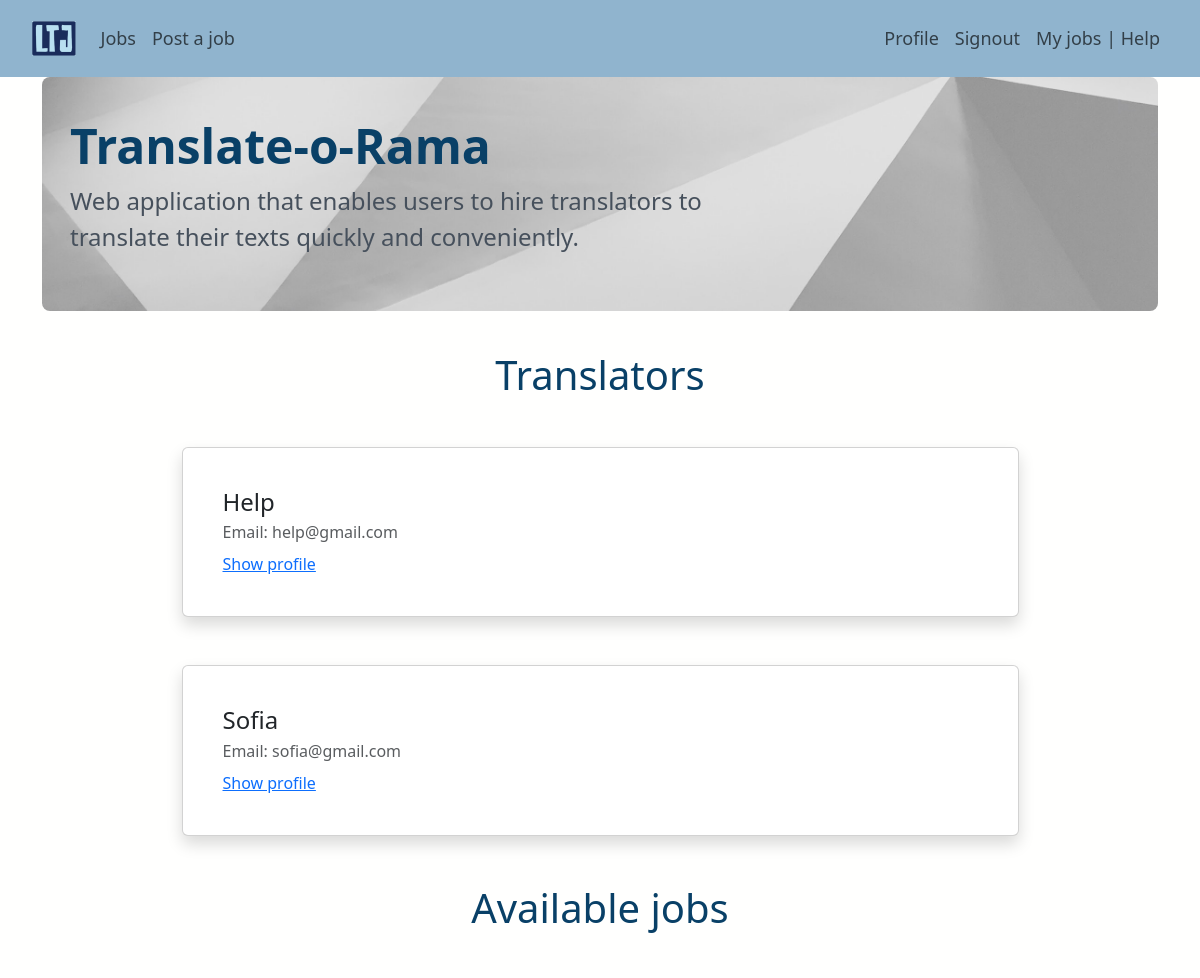
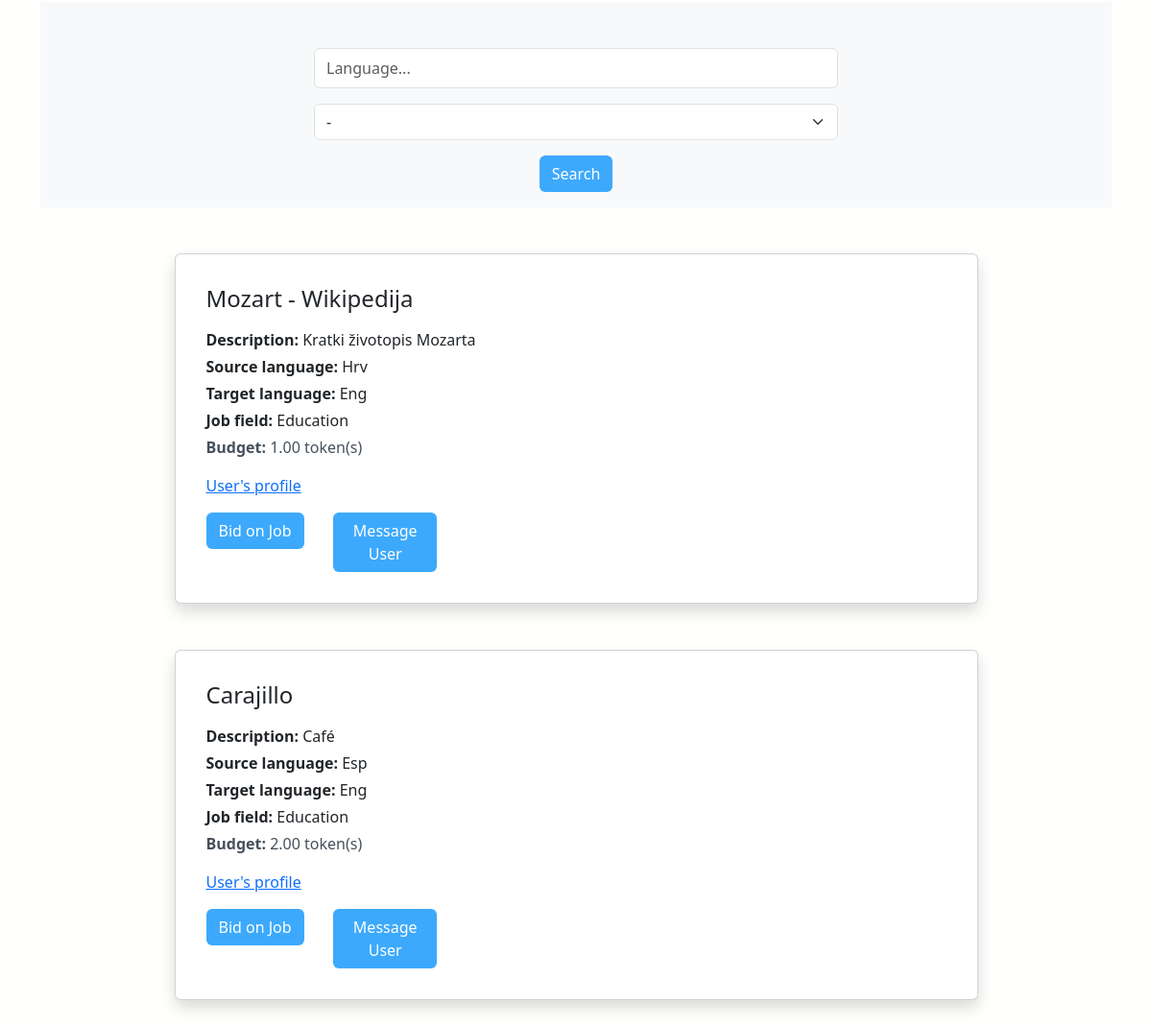
The app's page / (signed in) with its own data (2 pictures, top to bottom).
### app/models.py (models this page shows, shortened)
class UserProfile(models.Model):
    user = models.OneToOneField(User, on_delete=models.CASCADE)
    token_balance = models.DecimalField(default=0.0, max_digits=5, decimal_places=2)
    is_translator = models.BooleanField(default=False)

class Job(models.Model):
    user = models.ForeignKey(User, on_delete=models.CASCADE, related_name="user")
    title = models.TextField(blank=False, unique=True)
    description = models.TextField(blank=False)
    source_language = models.TextField(blank=False)
    target_language = models.TextField(blank=False)
    job_field = models.CharField(
        max_length=15,
        choices=JobField.JOB_CHOICES,
        default=JobField.LITERATURE,
    )
    budget = models.DecimalField(max_digits=10, decimal_places=2, default=0.0)
    text = models.TextField(blank=False)
    assigned_to = models.ForeignKey(
        "JobBid",
        on_delete=models.CASCADE,
        blank=True,
        null=True,
        related_name="assigned_to",
    )
    is_assigned = models.BooleanField(default=False)
    is_completed = models.BooleanField(default=False)
    translator = models.ForeignKey(
        User,
        on_delete=models.SET_NULL,
        blank=True,
        null=True,
        related_name="set_as_translator_of_job",
    )
    translation = models.TextField(blank=True, null=True)
    dispute = models.ForeignKey(
        Dispute,
        on_delete=models.SET_NULL,
        blank=True,
        null=True,
        related_name="dispute_for_completed_job",
    )

### app/views.py (the view)
# urls.py: 2. Add a URL to urlpatterns:  path('', views.home, name='home')
def home(request):
    user = request.user
    translators = UserProfile.objects.filter(Q(is_translator=True))
    available_jobs = Job.objects.filter(
        Q(is_assigned=False),
        Q(is_completed=False),
    )
    job_fields = JobField.objects.all()
    job_field_query = request.GET.get("job_field")
    target_language_query = request.GET.get("target_language")
    source_language_query = request.GET.get("target_language")
    if (
        target_language_query != ""
        and target_language_query is not None
        and job_field_query != ""
        and job_field_query is not None
    ):
        available_jobs = available_jobs.filter(
            Q(job_field__icontains=job_field_query),
            Q(target_language__icontains=target_language_query)
            | Q(source_language__icontains=source_language_query),
        ).distinct()
    elif target_language_query != "" and target_language_query is not None:
        available_jobs = available_jobs.filter(
            Q(target_language__icontains=target_language_query)
            | Q(source_language__icontains=source_language_query)
        )
    elif job_field_query != "" and job_field_query is not None:
        available_jobs = available_jobs.filter(job_field__icontains=job_field_query)
    context = {
        "translators": translators,
        "available_jobs": available_jobs,
        "user": user,
        "job_fields": job_fields,
    }
    return render(request, "app/home.html", context)

### app/templates/app/home.html (shortened to what this page needs)
{% extends 'app/base.html' %}
{% block content %}
        <h1 class="text-center mt-3">Translators</h3>
        {% for translator in translators %}
                {% include 'includes/user_card.html' with user=translator %}
                {% empty %}
                <div class="row">
                No translators.
                </div>
        {% endfor %}
        <h1 class="text-center mt-5">Available jobs</h3>
        <div class="row mx-auto mt-5 pt-5 pb-3 bg-light">
            <form method="GET" action="{% url 'home_path' %}">
                <div class="form-row w-50 mx-auto">
                    <div class="form-group col-12">
                        <div class="input-group">
                            <input class="form-control py-2 border-right-0 border" type="search" name="target_language" placeholder="Language..." />
                        </div>
                    </div>
                </div>
                <select class="form-select w-50 mx-auto mt-3"  name="job_field" aria-label="Default select example">
                    <option value="">-</option>
                </select>
                <div class="mx-auto text-center mt-3">
                    <button class="btn custom-btn " type="submit">Search</button>
                </div>
        </form>
        </div>
        {% for job in available_jobs %}
                {% include 'includes/unassigned_jobs.html' with job=job user=user %}
                {% empty %}
                <div class="row">
                        No jobs posted.
                </div>
        {% endfor %}
{% endblock content %}

### app/templates/app/base.html (shortened to what this page needs)
<!DOCTYPE html>
{% load static %}
<html>
  <head>
    <link href="https://cdn.jsdelivr.net/npm/bootstrap@5.3.0-alpha1/dist/css/bootstrap.min.css" rel="stylesheet">
    <link rel="stylesheet" href="https://cdn.jsdelivr.net/npm/bootstrap-icons@1.10.3/font/bootstrap-icons.css">
    <link rel="stylesheet" href="{% static 'app/css/base.css' %}">
  </head>
  <body>
    <nav class="navbar navbar-expand-lg">
        <div class="container-fluid  p-2 ms-4 me-4">
            <a class="navbar-brand" href="{% url 'home_path' %}"><img class="logo" src="../../static/app/images/p-logo.webp"></a>
            <div class="collapse navbar-collapse" id="navbarText">
              {% if user.is_authenticated %}
                <ul class="navbar-nav me-auto mb-2 mb-lg-0">
                  <li class="nav-item">
                      <a class="nav-link" aria-current="page" href="{% url 'app:jobs' %}">Jobs</a>
                  </li>
                    <li class="nav-item">
                    <a class="nav-link" href="{% url 'app:post_job' %}">Post a job</a>
                    </li>
                </ul>
                <ul class="navbar-nav ms-auto mb-2 mb-lg-0">
                    <li class="nav-item">
                      <a class="nav-link" href="{% url 'app:profile' user.id %}">Profile</a>
                    </li>
                    <li class="nav-item">
                      <a class="nav-link" href="{% url 'logout' %}"> Signout</a>
                    </li>
                    <li class="nav-item">
                      <a class="nav-link" href="{% url 'app:dashboard' %}"> My jobs | {{user.username}}</a>
                    </li>
              {% endif %}
            </ul>
          </div>
        </div>
    </nav>
    <div class="content container">
      <div class="row">
        <div class="col-md-12">
            <div class="p-3 mb-4 rounded-3  jumbotron-container">
                <div class="container-fluid py-4">
                    <h1 class="display-5 fw-bold">Translate-o-Rama</h1>
                    <p class="col-md-8 fs-4">Web application that enables users to hire translators to translate their texts quickly and conveniently.</p>
                </div>
            </div>
        </div>
      </div>
      <div class="row">
        <div class="col-md-12">
          {% block content %}
          {% endblock %}
        </div>
      </div>
    </div>
  </body>
</html>

### app/templates/includes/user_card.html
<div class="card mt-5 w-75 mx-auto shadow p-3 mb-5 bg-white rounded">
    <div class="card-body m-2 ">
      <h4 class="card-title">{{ user.user.username }}</h4>
      <div class="card-subtitle mb-2 text-muted">Email: {{ user.user.email }} </div>
      <div class="card-text"><a href="{% url 'app:profile' user.user.id %}">Show profile</a></div>
    </div>
  </div>

### app/templates/includes/unassigned_jobs.html (shortened to what this page needs)
  <div class="card mt-5 w-75 mx-auto shadow p-3 mb-5 bg-white rounded">
    <div class="card-body ">
        <h4 class="card-title">{{ job.title }}</h4>
        <div class="card-subtitle mt-3"><b>Description:</b> {{ job.description }}</div>
        <div class="card-text mt-1"><b>Source language:</b>  {{ job.source_language }}</div>
        <div class="card-text mt-1"><b>Target language:</b>  {{ job.target_language }}</div>
        <div class="card-text mt-1"><b>Job field:</b>  {{ job.job_field }}</div>
        <p class="card-text mt-1"><b>Budget:</b>  {{ job.budget }} token(s)</p>
        <p class="card-text mt-1"><a href="{% url 'app:profile' job.user.id %}">User's profile</a></p>
        {% if user.userprofile.is_translator and user != job.user %}
        <div class="row">
            <form action="{% url 'app:jobs_bid' job.id %}" method="POST" class="col-2">
                <button type="submit" class="btn custom-btn">Bid on Job</button>
            </form>
            <form action="{% url 'app:message_user' job.id %}" method="POST" class="col-2">
                <button type="submit" class="btn custom-btn">Message User</a>
            </form>
        </div>
        {% else %}
        <form action="{% url 'app:message_user' job.id %}" method="POST" class="col-2">
            {% csrf_token %}
            <button type="submit" class="btn custom-btn">Message User</a>
        </form>
        {% endif %}
    </div>
  </div>

### app/static/app/css/base.css (style rules this page uses)
body { background-color: #fffffe; }
h1 { color: #094067; }
p { color: #46505C; }
nav { background-color: #90b4ce; color: #2A3139; }
.nav-link { font-size: 18px !important; }
.jumbotron-container { background-image: url("../images/background2.jpg"); background-size: cover; }
.custom-btn { background-color: #3da9fc; color: #fffffe; }
.logo { max-height: 35px; }

### records on screen
UserProfile: user.username "Help", user.email "help@gmail.com"
UserProfile: user.username "Sofia", user.email "sofia@gmail.com"
Job: title "Mozart - Wikipedija", description "Kratki životopis Mozarta", source_language "Hrv", target_language "Eng", job_field "Education", budget "1.00", shows "Bid on Job"
Job: title "Carajillo", description "Café", source_language "Esp", target_language "Eng", job_field "Education", budget "2.00", shows "Bid on Job"

### other values on screen
{{ user.username }} "Help"
